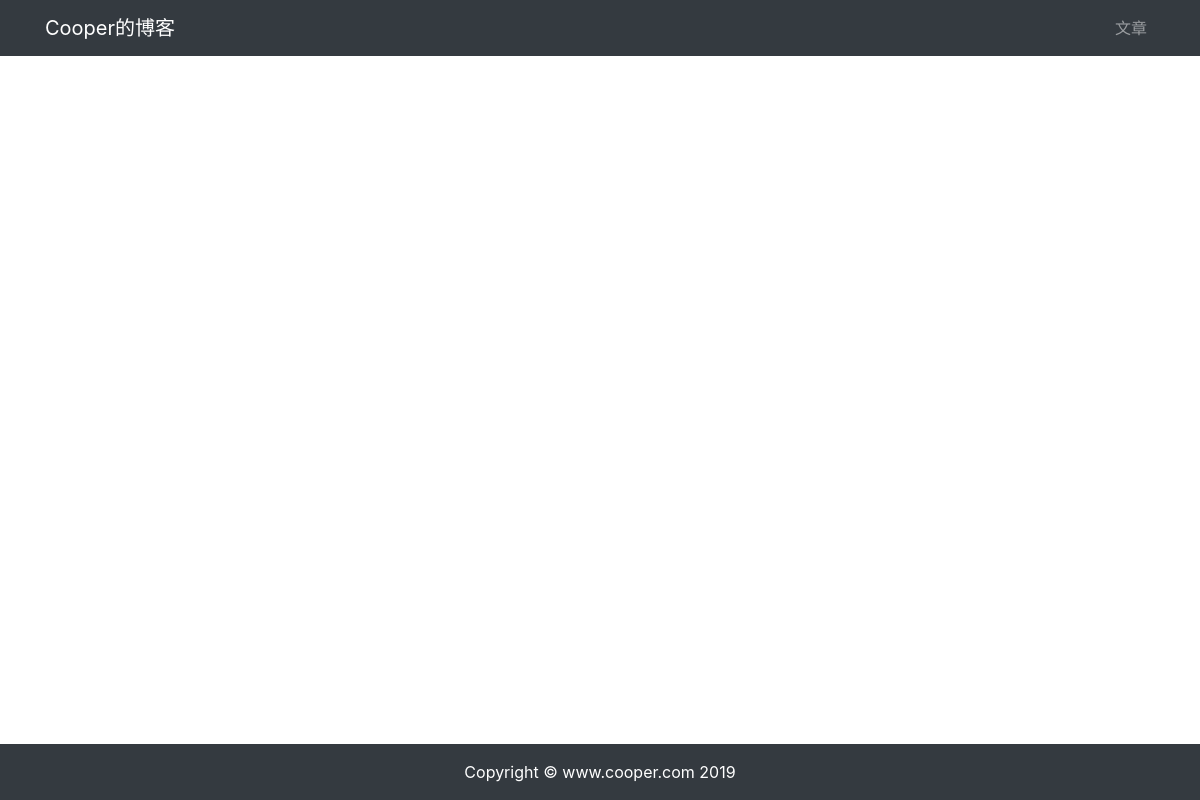
The app's page /article/, older data.
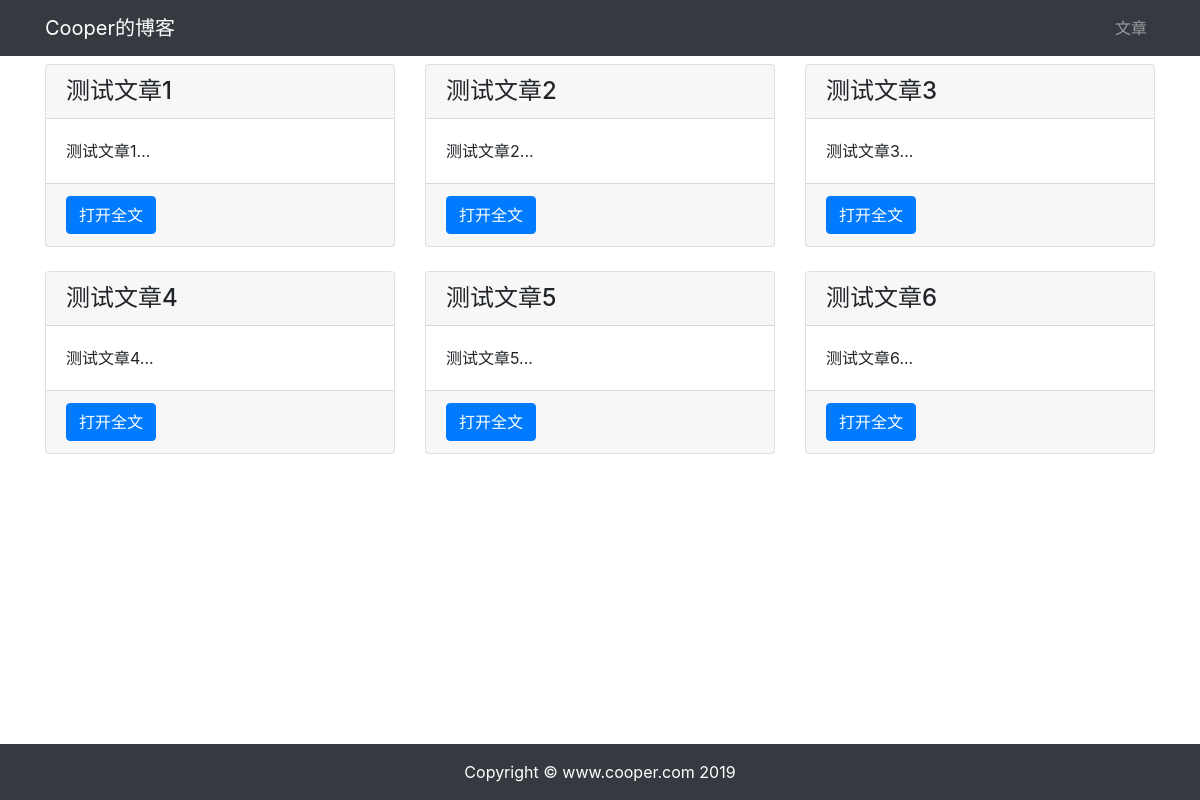
The same page, newer data.
### article/models.py (models this page shows, shortened)
class ArticlePost(models.Model):
    author = models.ForeignKey(User, on_delete=models.CASCADE)
    title = models.CharField(max_length=100)
    body = models.TextField()
    created = models.DateTimeField(default=timezone.now)
    updated = models.DateTimeField(auto_now=True)
    class Meta:
        ordering = ('-created',)
        verbose_name = '文章'
        verbose_name_plural = verbose_name

### article/views.py (the view)
# urls.py: path('', views.article_list, name='article_list'),
def article_list(request):
    articles = ArticlePost.objects.all()
    context = {'articles': articles}
    return render(request, 'article/list.html', context)

### templates/article/list.html (shortened to what this page needs)
{% extends "base.html" %}
{% load staticfiles %}
{% block content %}
    <div class="container">
        <div class="row mt-2">
            {% for article in articles %}
                <div class="col-4 mb-4">
                    <div class="card h-100">
                        <h4 class="card-header">{{ article.title }}</h4>
                        <div class="card-body">
                            <p class="card-text">{{ article.body|slice:'100' }}...</p>
                        </div>
                        <div class="card-footer">
                            <a href="#" class="btn btn-primary">打开全文</a>
                        </div>
                    </div>
                </div>
            {% endfor %}
        </div>
    </div>
{% endblock content %}

### templates/base.html (shortened to what this page needs)
{% load staticfiles %}
<!DOCTYPE html>
<html lang="zh-cn">
<head>
    <link rel="stylesheet" href="{% static 'bootstrap/css/bootstrap.min.css' %}">
    <link rel="stylesheet" href="{% static 'md_css/monokai.css' %}">
</head>
<body>
{% include 'header.html' %}
{% block content %}{% endblock content %}
{% include 'footer.html' %}
</body>
</html>

### templates/header.html
<nav class="navbar navbar-expand-lg navbar-dark bg-dark">
    <div class="container">
        <a class="navbar-brand" href="{% url 'article:article_list' %}">Cooper的博客</a>
        <div>
            <ul class="navbar-nav">
                <li class="nav-item">
                    <a class="nav-link" href="{% url 'article:article_list' %}">文章</a></li>
            </ul>
        </div>
    </div>
</nav>

### templates/footer.html
{% load staticfiles %}
<div>
    <br><br><br>
</div>
<footer class="py-3 bg-dark fixed-bottom">
    <div class="container">
        <p class="m-0 text-center text-white">Copyright &copy; www.cooper.com 2019</p>
    </div>
</footer>

Row changes from the older to the newer data that the page shows:
added ArticlePost: title "测试文章1", body "测试文章1"
added ArticlePost: title "测试文章2", body "测试文章2"
added ArticlePost: title "测试文章3", body "测试文章3"
added ArticlePost: title "测试文章4", body "测试文章4"
added ArticlePost: title "测试文章5", body "测试文章5"
added ArticlePost: title "测试文章6", body "测试文章6"
